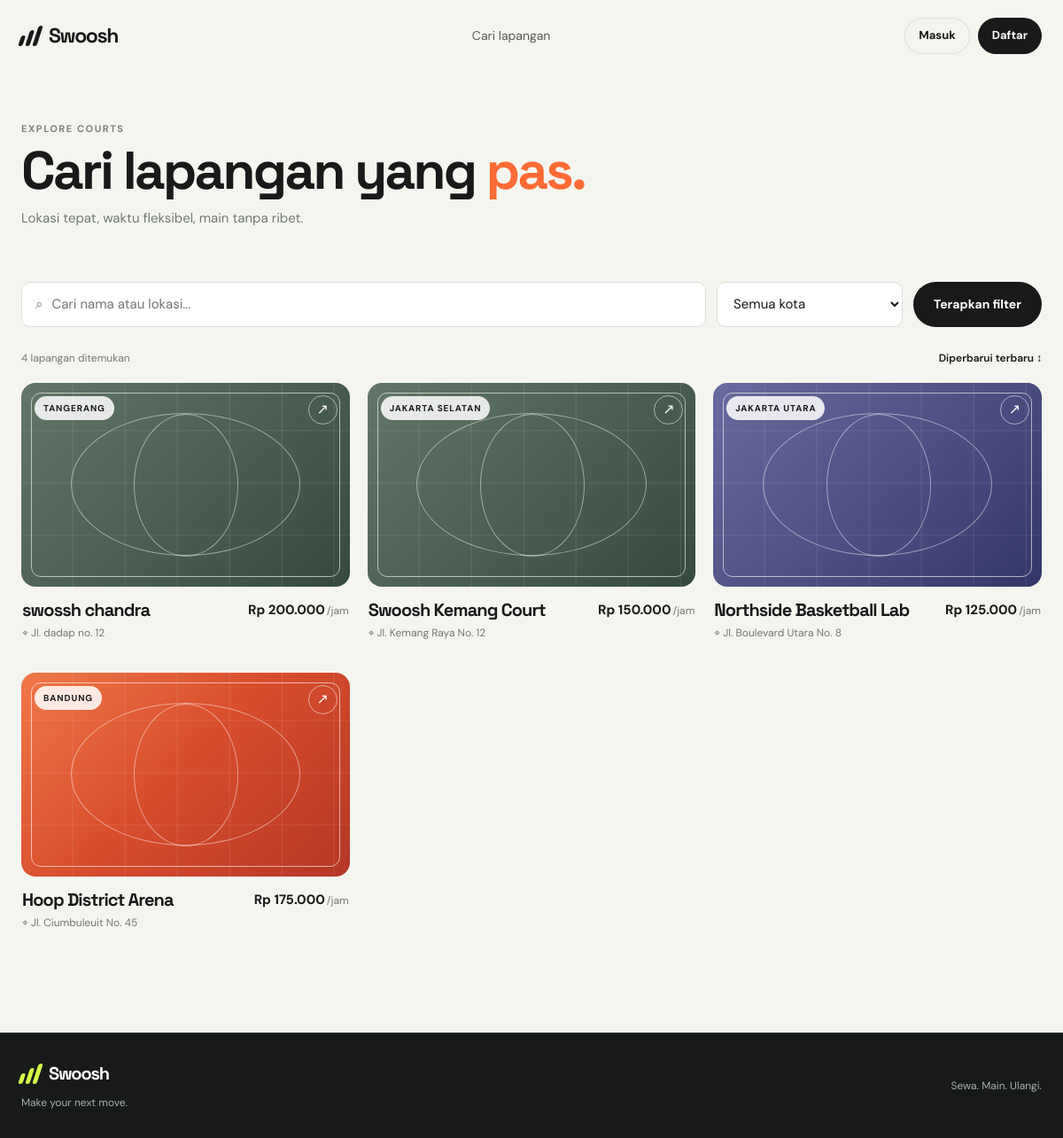
The page /?route=fields on the database its author committed.
### tables this page shows
CREATE TABLE `fields` (
  `id` int UNSIGNED NOT NULL,
  `owner_id` int UNSIGNED NOT NULL,
  `name` varchar(160) NOT NULL,
  `description` text,
  `location` varchar(190) NOT NULL,
  `city` varchar(100) NOT NULL,
  `price_per_hour` int UNSIGNED NOT NULL,
  `open_time` time NOT NULL DEFAULT '08:00:00',
  `close_time` time NOT NULL DEFAULT '22:00:00',
  `amenities` varchar(255) DEFAULT NULL,
  `image_url` varchar(500) DEFAULT NULL,
  `is_active` tinyint(1) NOT NULL DEFAULT '1',
  `created_at` timestamp NOT NULL DEFAULT CURRENT_TIMESTAMP,
  `updated_at` timestamp NOT NULL DEFAULT CURRENT_TIMESTAMP ON UPDATE CURRENT_TIMESTAMP
);

### app/core/Controller.php (called while the page is built, shortened)
<?php
abstract class Controller
{
    protected function view(string $view, array $data = []): void
    {
        extract($data);
        require APP_PATH . '/views/' . $view . '.php';
    }
}

### app/controllers/FieldController.php (called while the page is built, shortened)
<?php
final class FieldController extends Controller
{
    public function index(): void
    {
        $model = new Field();
        $this->view('fields/index', [
            'title' => 'Temukan lapangan',
            'fields' => $model->all($_GET),
            'cities' => $model->cities(),
        ]);
    }
}

### public/index.php (called while the page is built, shortened)
<?php
require_once APP_PATH . '/core/bootstrap.php';
$route = trim($_GET['route'] ?? '', '/');
$routes = [
    '' => [HomeController::class, 'index'],
    'dashboard' => [HomeController::class, 'dashboard'],
    'login' => [AuthController::class, 'showLogin'],
    'login/submit' => [AuthController::class, 'login'],
    'register' => [AuthController::class, 'showRegister'],
    'register/submit' => [AuthController::class, 'register'],
    'logout' => [AuthController::class, 'logout'],
    'fields' => [FieldController::class, 'index'],
    'field/show' => [FieldController::class, 'show'],
    'booking/store' => [BookingController::class, 'store'],
    'booking/slots' => [BookingController::class, 'slots'],
    'bookings' => [BookingController::class, 'mine'],
    'calendar' => [BookingController::class, 'calendar'],
    'booking/cancel' => [BookingController::class, 'cancel'],
    'payment/checkout' => [PaymentController::class, 'checkout'],
    'payment/demo-complete' => [PaymentController::class, 'completeDemo'],
    'payment/webhook' => [PaymentController::class, 'webhook'],
    'admin/fields' => [AdminController::class, 'fields'],
    'admin/bookings' => [AdminController::class, 'bookings'],
    'admin/booking/status' => [AdminController::class, 'updateBooking'],
    'admin/fields/create' => [FieldController::class, 'create'],
    'admin/fields/store' => [FieldController::class, 'store'],
    'admin/fields/edit' => [FieldController::class, 'edit'],
    'admin/fields/update' => [FieldController::class, 'update'],
    'admin/fields/delete' => [FieldController::class, 'delete'],
];
[$controllerClass, $method] = $routes[$route];
try {
    (new $controllerClass())->$method();
} catch (Throwable $exception) {
    http_response_code(500);
    if ($exception instanceof PDOException) {
        error_log('Swoosh database error: ' . $exception->getMessage());
        $setupError = databaseSetupMessage($exception);
    } else {
        $setupError = (($_ENV['APP_ENV'] ?? 'local') === 'local')
            ? $exception->getMessage()
            : 'Terjadi kesalahan pada aplikasi.';
    }
    if ($route === 'booking/slots') {
        if (!$exception instanceof PDOException) {
            error_log('Swoosh slot endpoint error: ' . $exception->getMessage());
        }
        header('Content-Type: application/json; charset=utf-8');
        header('Cache-Control: no-store, no-cache, must-revalidate');
        echo json_encode(['error' => $setupError], JSON_UNESCAPED_UNICODE);
        exit;
    }
    require APP_PATH . '/views/errors/500.php';
}

### app/core/helpers.php (called while the page is built, shortened)
<?php
function e(mixed $value): string
{
    return htmlspecialchars((string) $value, ENT_QUOTES, 'UTF-8');
}
function appBasePath(): string
{
    $scriptPath = str_replace('\\', '/', (string) ($_SERVER['SCRIPT_NAME'] ?? '/index.php'));
    $directory = rtrim(dirname($scriptPath), '/.');
    return $directory === '' ? '' : $directory;
}
function url(string $route = '', array $params = []): string
{
    $query = $route !== '' ? ['route' => ltrim($route, '/')] : [];
    $query = array_merge($query, $params);
    return appBasePath() . ($query ? '/?' . http_build_query($query) : '/');
}
function formatRupiah(int|float $amount): string
{
    return 'Rp ' . number_format((float) $amount, 0, ',', '.');
}

### app/core/Model.php (called while the page is built, shortened)
<?php
abstract class Model
{
    public function __construct()
    {
        $this->db = Database::connection();
    }
}

### app/core/bootstrap.php (called while the page is built, shortened)
<?php
require_once APP_PATH . '/core/helpers.php';
spl_autoload_register(function (string $class): void {
    $directories = [
        APP_PATH . '/core/',
        APP_PATH . '/controllers/',
        APP_PATH . '/models/',
        APP_PATH . '/services/',
    ];
    foreach ($directories as $directory) {
        $file = $directory . $class . '.php';
        if (is_file($file)) {
            return;
        }
    }
});

### app/core/Database.php (called while the page is built, shortened)
<?php
final class Database
{
    private static ?PDO $connection = null;
    public static function connection(): PDO
    {
        $host = $_ENV['DB_HOST'] ?? '127.0.0.1';
        $port = $_ENV['DB_PORT'] ?? '3306';
        $name = $_ENV['DB_NAME'] ?? 'swoosh';
        $user = $_ENV['DB_USER'] ?? 'root';
        $pass = $_ENV['DB_PASS'] ?? '';
        $dsn = "mysql:host={$host};port={$port};dbname={$name};charset=utf8mb4";
        self::$connection = new PDO($dsn, $user, $pass, [
            PDO::ATTR_ERRMODE => PDO::ERRMODE_EXCEPTION,
            PDO::ATTR_DEFAULT_FETCH_MODE => PDO::FETCH_ASSOC,
            PDO::ATTR_EMULATE_PREPARES => false,
        ]);
        return self::$connection;
    }
}

### app/models/Field.php (called while the page is built, shortened)
<?php
final class Field extends Model
{
    public function all(array $filters = []): array
    {
        $where = ['f.is_active = 1'];
        $params = [];
        $sql = 'SELECT f.*, u.name AS owner_name
                FROM fields f JOIN users u ON u.id = f.owner_id
                WHERE ' . implode(' AND ', $where) . ' ORDER BY f.created_at DESC';
        $statement = $this->db->prepare($sql);
        $statement->execute($params);
        return $statement->fetchAll();
    }
}

### app/views/fields/index.php (the view, shortened to what this page needs)
<?php require APP_PATH . '/views/layouts/header.php'; ?>
<section class="page-head compact">
    <div class="container page-head-inner">
        <div>
            <div class="eyebrow">Explore courts</div>
            <h1>Cari lapangan yang <em>pas.</em></h1>
            <p>Lokasi tepat, waktu fleksibel, main tanpa ribet.</p>
        </div>
    </div>
</section>
<section class="section section-light listing-section">
    <div class="container">
        <form class="filter-bar" method="get">
            <div class="search-input">⌕<input type="search" name="search" value="<?= e($_GET['search'] ?? '') ?>" placeholder="Cari nama atau lokasi..."></div>
            <select name="city">
                <option value="">Semua kota</option>
            </select>
            <button class="btn btn-dark" type="submit">Terapkan filter</button>
        </form>
        <div class="listing-meta"><span><?= count($fields) ?> lapangan ditemukan</span><span class="sort-label">Diperbarui terbaru ↕</span></div>
        <div class="field-grid field-grid-large">
            <?php foreach ($fields as $field): ?>
                <a class="field-card" href="<?= url('field/show', ['id' => $field['id']]) ?>">
                    <div class="field-image <?= $field['id'] % 3 === 1 ? 'field-image-2' : ($field['id'] % 3 === 2 ? 'field-image-3' : '') ?>">
                        <span class="field-tag"><?= e($field['city']) ?></span>
                        <span class="field-arrow">↗</span>
                        <span class="field-surface-line"></span>
                    </div>
                    <div class="field-info">
                        <div><h3><?= e($field['name']) ?></h3><p>⌖ <?= e($field['location']) ?></p></div>
                        <strong><?= formatRupiah($field['price_per_hour']) ?><small>/jam</small></strong>
                    </div>
                </a>
            <?php endforeach; ?>
        </div>
    </div>
</section>
<?php require APP_PATH . '/views/layouts/footer.php'; ?>

### public/assets/style.css (style rules this page uses)
:root { --ink:#171a19;--muted:#707875;--paper:#f5f5f0;--white:#fff;--lime:#d7ff47;--orange:#ff6b35;--line:#dedfda;--dark:#171a19;--radius:18px;--shadow:0 16px 50px #161b1912 }
* { box-sizing:border-box }
html { scroll-behavior:smooth }
body { margin:0;background:var(--paper);color:var(--ink);font-family:"DM Sans",sans-serif;font-size:15px;line-height:1.55 }
a { color:inherit;text-decoration:none }
button,input,select,textarea { font:inherit }
button { cursor:pointer }
h1,h2,h3,p { margin-top:0 }
h1,h2,h3,.brand { font-family:"Space Grotesk",sans-serif;letter-spacing:-.045em }
h1 { font-size:clamp(42px,6vw,78px);line-height:.98;margin:14px 0 22px }
h3 { font-size:20px;line-height:1.15;margin:0 0 5px }
.container { width:min(1180px,calc(100% - 48px));margin:0 auto }
.btn { display:inline-flex;justify-content:center;align-items:center;gap:9px;border:1px solid transparent;border-radius:999px;padding:13px 22px;font-weight:700;font-size:14px;transition:.2s ease }
.btn-dark { background:var(--dark);color:#fff }
.eyebrow { font-size:11px;letter-spacing:.14em;text-transform:uppercase;font-weight:700;color:#7a817c }
.hero h1 em,h2 em,h1 em { font-style:normal;color:var(--orange) }
.court-surface,.detail-visual,.field-image,.mini-field-image { height:285px;border-radius:16px;position:relative;overflow:hidden;background:linear-gradient(135deg,#ef7848 0%,#d74d2c 48%,#b43726 100%) }
.court-surface:before,.detail-visual:before,.field-image:before,.mini-field-image:before { content:"";position:absolute;inset:0;background:repeating-linear-gradient(90deg,transparent 0 57px,#ffffff12 58px 59px),repeating-linear-gradient(0deg,transparent 0 57px,#ffffff10 58px 59px) }
.court-surface:after,.detail-visual:after,.field-image:after,.mini-field-image:after { content:"";position:absolute;inset:11px;border:1px solid #fff9;border-radius:11px }
.section { padding:100px 0 }
.section-light { background:var(--paper) }
.field-grid { display:grid;grid-template-columns:repeat(3,1fr);gap:20px }
.field-card { display:block }
.field-image { height:230px }
.field-image-2 { background:linear-gradient(135deg,#627769,#344a3c) }
.field-image-3 { background:linear-gradient(135deg,#6a6b9e,#333767) }
.field-tag { position:absolute;z-index:2;top:15px;left:15px;padding:6px 10px;border-radius:99px;background:#ffffffd9;color:var(--ink);font-size:10px;font-weight:700;text-transform:uppercase;letter-spacing:.09em }
.field-arrow { position:absolute;z-index:2;top:14px;right:14px;color:white;border:1px solid #fff8;border-radius:50%;height:33px;width:33px;display:grid;place-items:center;font-size:16px }
.field-surface-line { position:absolute;z-index:1;width:70%;height:70%;left:15%;top:15%;border:1px solid #ffffff75;border-radius:50% }
.field-surface-line:after { content:"";position:absolute;width:45%;height:100%;left:27.5%;top:0;border:1px solid #ffffff75;border-radius:50% }
.field-info { padding:15px 1px;display:flex;justify-content:space-between;gap:10px }
.field-info p,.field-info strong small { font-size:12px;color:var(--muted);margin:0;display:block }
.field-info strong { font-size:15px;white-space:nowrap }
.field-info strong small { display:inline;font-weight:400;margin-left:2px }
.page-head { padding:72px 0 54px;background:var(--paper) }
.page-head.compact { padding:55px 0 45px }
.page-head-inner { display:flex;align-items:end;justify-content:space-between;gap:20px }
.page-head h1 { font-size:clamp(40px,5vw,64px);margin:10px 0 12px }
.page-head p { color:var(--muted);margin:0 }
.listing-section { padding-top:15px }
.filter-bar { display:grid;grid-template-columns:1fr 210px auto;gap:12px;margin-bottom:22px }
.search-input { display:flex;align-items:center;border:1px solid var(--line);background:#fff;border-radius:10px;padding:0 15px;color:var(--muted) }
.search-input input { border:0;outline:0;background:transparent;width:100%;padding:13px 10px }
.filter-bar select,.inline-form select { border:1px solid var(--line);background:#fff;border-radius:10px;padding:0 14px;outline:0;color:var(--ink) }
.listing-meta { display:flex;justify-content:space-between;color:var(--muted);font-size:12px;margin:26px 0 18px }
.sort-label { color:var(--ink);font-weight:600 }
.field-grid-large { grid-template-columns:repeat(3,1fr) }

### rows shown on the page
fields: city "TANGERANG", name "swossh chandra", location "Jl. dadap no. 12", price_per_hour "Rp 200.000"
fields: city "JAKARTA SELATAN", name "Swoosh Kemang Court", location "Jl. Kemang Raya No. 12", price_per_hour "Rp 150.000"
fields: city "JAKARTA UTARA", name "Northside Basketball Lab", location "Jl. Boulevard Utara No. 8", price_per_hour "Rp 125.000"
fields: city "BANDUNG", name "Hoop District Arena", location "Jl. Ciumbuleuit No. 45", price_per_hour "Rp 175.000"

### other values the page prints
count($fields) "4"
